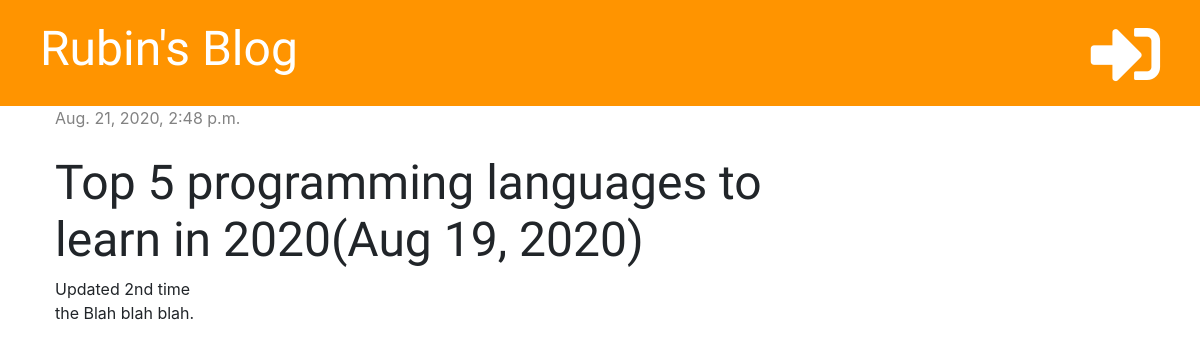
The app's page /post/2/ with its own data.
### blog/models.py (models this page shows, shortened)
class Post(models.Model):
    author = models.ForeignKey('auth.User', on_delete=models.CASCADE)
    title = models.CharField(max_length=200)
    text = models.TextField()
    created_date = models.DateTimeField(default=timezone.now)
    published_date = models.DateTimeField(blank=True, null=True)

### blog/views.py (the view)
# urls.py: path('post/<int:pk>/', views.post_detail, name='post_detail'),
def post_detail(request, pk):
    post = get_object_or_404(Post, pk=pk)
    stuff_for_frontend = {'post': post}
    return render(request, 'blog/post_detail.html', stuff_for_frontend)

### blog/templates/blog/post_detail.html (shortened to what this page needs)
{% extends 'blog/base.html' %}
{% block content %}
<div class="post">
    {% if post.published_date %}
        <div class="date">
            {{ post.published_date }}
        </div>
    {% else %}
        <a href="{% url 'post_publish' pk=post.pk %}" class="btn btn-primary">Publish</a>
    {% endif %}
    <br>
    <h1>{{ post.title }}</h1>
    <p>{{ post.text|linebreaksbr }}</p>
</div>
{% endblock %}

### blog/static/css/blog.css (style rules this page uses)
h1, h2, h3, h4 { font-family: 'Tangerine','Inconsolata', 'Droid Sans', serif; font-size: 48px; }
.date { color: #828282; }
.post { margin-bottom: 70px; }

### records on screen
Post: published_date "Aug. 21, 2020, 2:48 p.m.", title "Top 5 programming languages to learn in 2020(Aug 19, 2020)", text "Updated 2nd time the Blah blah blah."
